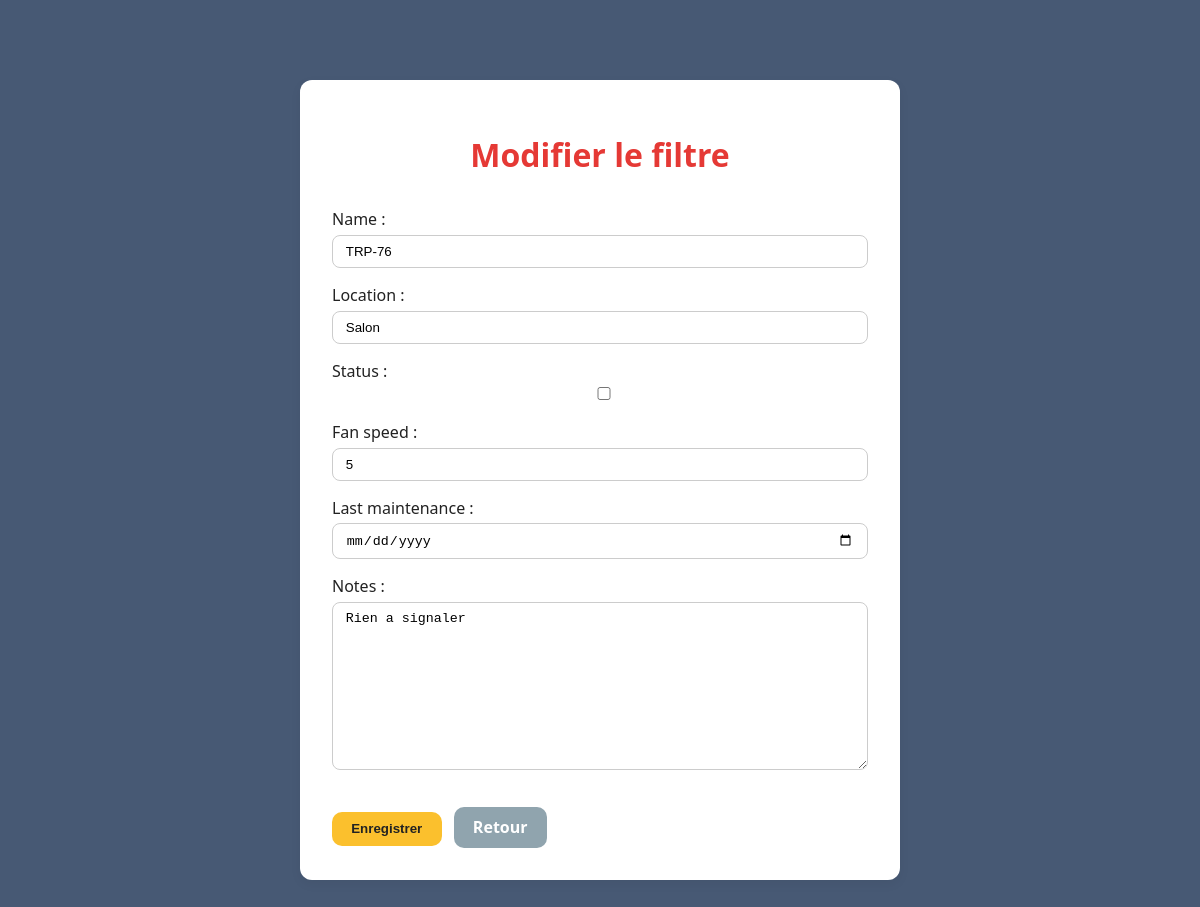
The page /filters/2/update/ on the database its author committed.
### dashboard/models.py (models this page shows, shortened)
class Filter(models.Model):
    name = models.CharField(max_length=100)
    location = models.CharField(max_length=100)
    status = models.BooleanField(default=False)   # On/Off
    fan_speed = models.IntegerField(default=0)    # 0-100
    last_maintenance = models.DateField()
    notes = models.TextField(blank=True)

### dashboard/views.py (the view)
# urls.py: path('filters/<int:pk>/update/', views.filter_update, name='filter_update'), # Mise à jour d’un filtre spécifique
def filter_update(request, pk): # Modifie un filtre existant
    filter_obj = get_object_or_404(Filter, pk=pk) # Récupère le filtre ou renvoie 404
    if request.method == 'POST': # si le formulaire est soumis
        form = FilterForm(request.POST, instance=filter_obj) # formulaire avec les données existantes
        if form.is_valid(): # si le formulaire est valide
            form.save() # on sauvegarde les modifications
            return redirect('dashboard:filter_detail', pk=pk) # on redirige vers la page de détails du filtre
    else:
        form = FilterForm(instance=filter_obj) # sinon, on affiche le formulaire pré-rempli
    return render(request, 'dashboard/filter_form.html', {'form': form, 'title': 'Modifier le filtre'}) # rendu du formulaire

### dashboard/forms.py
class FilterForm(forms.ModelForm):
    class Meta:
        model = Filter
        fields = ['name', 'location', 'status', 'fan_speed', 'last_maintenance', 'notes']
        widgets = {
            'last_maintenance': forms.DateInput(attrs={'type': 'date'}),
        }

### dashboard/templates/dashboard/filter_form.html (shortened to what this page needs)
{% load static %}
<!DOCTYPE html>
<html lang="fr">
<head>
  <link rel="stylesheet" href="{% static 'dashboard/style.css' %}">
</head>
<body>
  <main>
    <div class="card">
      <h1>{{ title }}</h1>
      <form method="post">
        {{ form.as_p }}
        <div class="form-buttons">
          <button type="submit" class="btn btn-save">Enregistrer</button>
          <a href="{% url 'dashboard:dashboard' %}" class="btn btn-back">Retour</a>
        </div>
      </form>
    </div>
  </main>
</body>
</html>

### dashboard/static/dashboard/style.css (style rules this page uses)
:root { --bg: #475974; --card-bg: #7d8381; --text: #1c1e21; --muted: #606770; --primary: #0a0d11; --primary-hover: #5d8dc7; --danger: #e74c3c; --success: #07e71a; --back: #0c193a; --save: #f1c40f; }
html, body { margin: 0 !important; padding: 0 !important; font-family: 'Segoe UI', Arial, sans-serif; background-color: var(--bg) !important; color: var(--text); min-height: 100vh; }
.card { background: var(--card-bg); border-radius: 12px; padding: 20px; box-shadow: 0 4px 12px rgba(0,0,0,0.05); transition: transform 0.2s ease, box-shadow 0.2s ease; }
.btn { flex: 1; padding: 10px; border: none; border-radius: 8px; font-weight: 600; cursor: pointer; transition: background 0.3s, transform 0.2s; text-align: center; display: inline-block; text-decoration: none; }
.btn-save { background-color: var(--save); color: #222; }
.btn-back { background-color: var(--back); color: #1c1e21; }
form p { margin-bottom: 1rem; font-size: 1rem; }
form input, form select, form textarea { width: 100%; padding: 0.5rem 0.8rem; border-radius: 8px; border: 1px solid #ccc; margin-top: 0.3rem; box-sizing: border-box; background-color: #fff; }
h1, h2 { color: var(--text); margin-bottom: 10px; }

### dashboard/templates/dashboard/filter_form.html (style rules this page uses)
body { font-family: "Segoe UI", Roboto, sans-serif; background-color: #fff; color: #222; margin: 0; padding: 0; }
main { max-width: 600px; margin: 3rem auto; padding: 2rem; }
h1 { text-align: center; color: #e53935; font-size: 2rem; margin-bottom: 2rem; }
.card { background: #fff; border-radius: 12px; box-shadow: 0 4px 12px rgba(0,0,0,0.05); padding: 2rem; }
form p { margin-bottom: 1rem; font-size: 1rem; }
form input, form select, form textarea { width: 100%; padding: 0.5rem 0.8rem; border-radius: 8px; border: 1px solid #ccc; margin-top: 0.3rem; box-sizing: border-box; }
.btn { padding: 0.6rem 1.2rem; border-radius: 10px; font-weight: 600; border: none; cursor: pointer; margin-right: 0.5rem; margin-top: 1rem; text-decoration: none; display: inline-block; transition: 0.2s; }
.btn-save { background-color: #fbc02d; color: #222; }
.btn-back { background-color: #90a4ae; color: #fff; }

### rows shown on the page
Filter: name "TRP-76", location "Salon", fan_speed "5", notes "Rien a signaler"

### other values the page prints
{{ title }} "Modifier le filtre"
